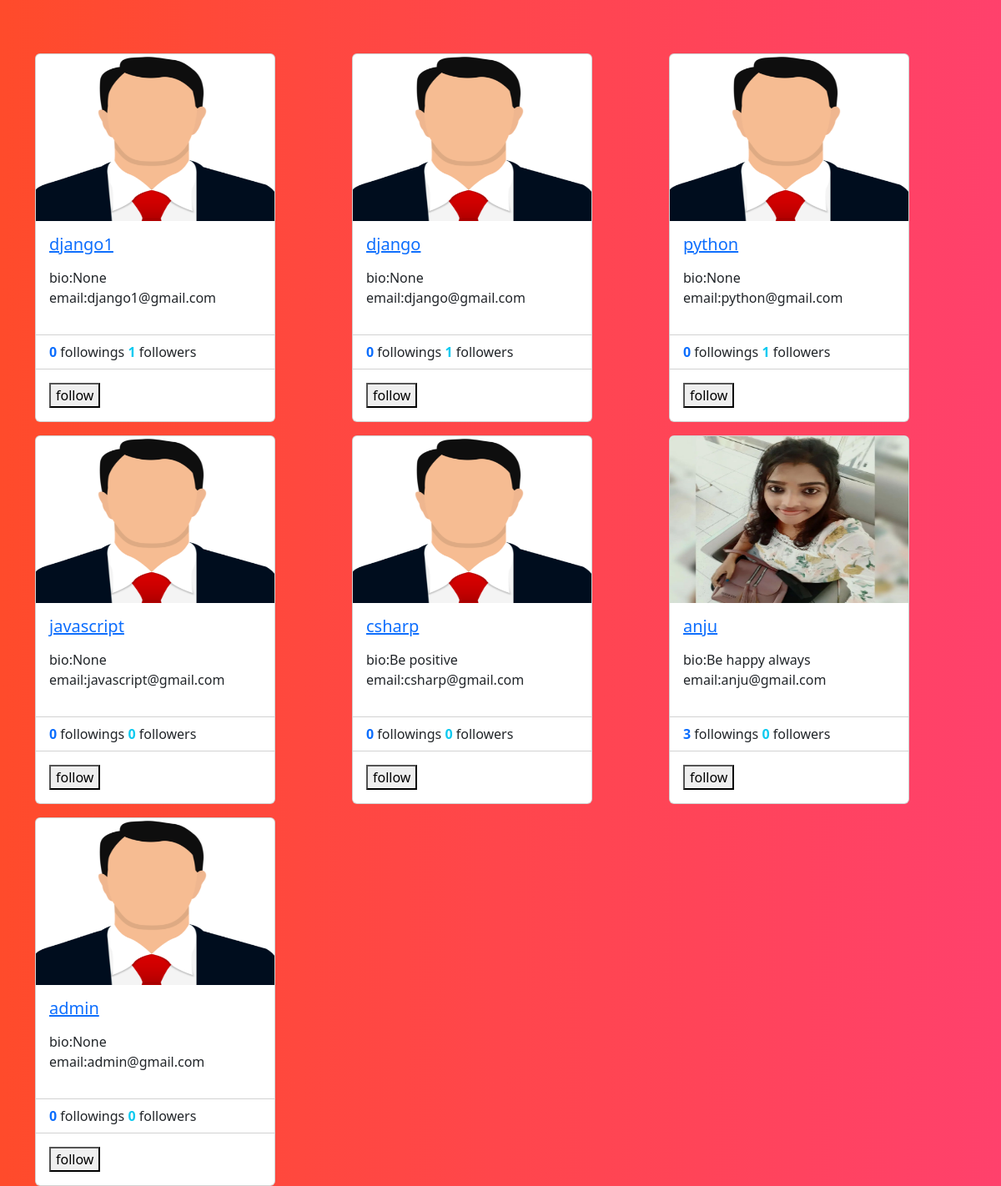
The app's page /profiles/all (signed in) with its own data.
### social/models.py (models this page shows)
class UserProfile(models.Model):
    user=models.OneToOneField(User,on_delete=models.CASCADE,related_name="profile")
    address=models.CharField(max_length=200,null=True)
    phone=models.CharField(max_length=200,null=True)
    profile_pic=models.ImageField(upload_to="profilepics",null=True,blank=True)
    dob=models.DateField(null=True)
    bio=models.CharField(max_length=200,null=True)
    following=models.ManyToManyField("self",related_name="followed_by",symmetrical=False,null=True)
    block=models.ManyToManyField("self",related_name="blocked",symmetrical=False,null=True)
    def __str__(self):
        return self.user.username

### social/views.py (the view)
# urls.py: path('profiles/all',views.ProfileListView.as_view(),name="profile-list"),
class ProfileListView(View):
    def get(self,request,*args,**kwargs):
        qs=UserProfile.objects.all().exclude(user=request.user) #exclude will remove the loggedin user
        return render(request,"profile_list.html",{"data":qs})

### social/templates/profile_list.html (shortened to what this page needs)
<!DOCTYPE html>
{%load static%}
<html lang="en">
<head>
    <link href="https://cdn.jsdelivr.net/npm/bootstrap@5.3.2/dist/css/bootstrap.min.css" rel="stylesheet">
</head>
<body style="background: #FF416C;
background: -webkit-linear-gradient(to right, #FF4B2B, #FF416C);
background: linear-gradient(to right, #FF4B2B, #FF416C);">
<div class="container">
    <div class="row mt-5">
        {%for profile in data%}
            <div class="col-4 mt-3">
                <div class="card" style="width: 18rem;">
                    {%if profile.profile_pic%}
                    <img src="{{profile.profile_pic.url}}" class="card-img-top" alt="..." height="200px">
                    {%else%}
                    <img src="{%static 'social/images/profilepic.png'%}" class="card-img-top" alt="..." height="200px">
                    {%endif%}
                    <div class="card-body">
                      <h5 class="card-title">
                        <a href="{%url 'profile-details' profile.id %}">{{profile}}</a>
                      </h5>
                      <p class="card-text">
                        <div>
                            bio:{{profile.bio}}
                        </div>
                       <div>
                        email:{{profile.user.email}}
                       </div>
                      </p>
                    </div>
                    <ul class="list-group list-group-flush">
                      <li class="list-group-item">
                       <span class="fw-bold text-primary"> {{profile.following.count}}</span> followings
                       <span class="fw-bold text-info">  {{profile.followed_by.count}}</span> followers </li>
                    </ul>
                    <div class="card-body">
                     <form action="{%url 'follow' profile.id %}" method="post">
                      {%if profile in request.user.profile.following.all %}
                         <button type="submit" name="action" value="unfollow">unfollow</button>
                      {%else%}
                        <button type="submit" name="action" value="follow">follow</button>
                      {%endif%}
                     </form>
                    </div>
                  </div>
            </div>
        {%endfor%}
    </div>
</div>
</body>
</html>

### records on screen
UserProfile: user.username "django1", bio "None", user.email "django1@gmail.com", following.count "0", followed_by.count "1"
UserProfile: user.username "django", bio "None", user.email "django@gmail.com", following.count "0", followed_by.count "1"
UserProfile: user.username "python", bio "None", user.email "python@gmail.com", following.count "0", followed_by.count "1"
UserProfile: user.username "javascript", bio "None", user.email "javascript@gmail.com", following.count "0", followed_by.count "0"
UserProfile: user.username "csharp", bio "Be positive", user.email "csharp@gmail.com", following.count "0", followed_by.count "0"
UserProfile: profile_pic (picture), user.username "anju", bio "Be happy always", user.email "anju@gmail.com", following.count "3", followed_by.count "0"
UserProfile: user.username "admin", bio "None", user.email "admin@gmail.com", following.count "0", followed_by.count "0"
